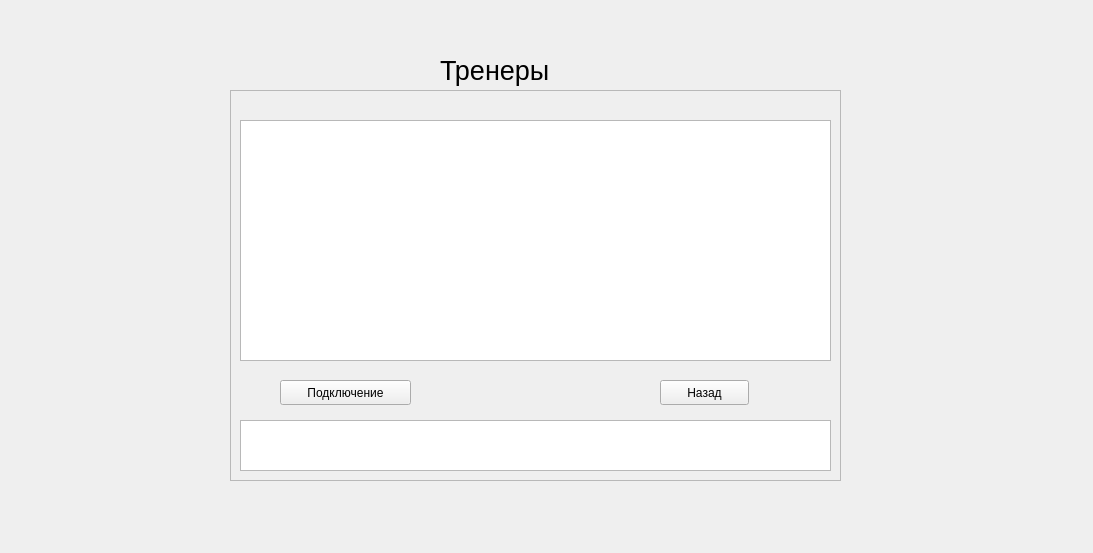
<?xml version="1.0" encoding="UTF-8"?>
<ui version="4.0">
 <class>traineru</class>
 <widget class="QWidget" name="traineru">
  <property name="geometry">
   <rect>
    <x>0</x>
    <y>0</y>
    <width>1093</width>
    <height>553</height>
   </rect>
  </property>
  <property name="windowTitle">
   <string>Form</string>
  </property>
  <widget class="QFrame" name="frame">
   <property name="geometry">
    <rect>
     <x>230</x>
     <y>90</y>
     <width>611</width>
     <height>391</height>
    </rect>
   </property>
   <property name="frameShape">
    <enum>QFrame::StyledPanel</enum>
   </property>
   <property name="frameShadow">
    <enum>QFrame::Raised</enum>
   </property>
   <widget class="QTableWidget" name="twTrainerU">
    <property name="geometry">
     <rect>
      <x>10</x>
      <y>30</y>
      <width>591</width>
      <height>241</height>
     </rect>
    </property>
   </widget>
   <widget class="QTextEdit" name="teTrainerU">
    <property name="geometry">
     <rect>
      <x>10</x>
      <y>330</y>
      <width>591</width>
      <height>51</height>
     </rect>
    </property>
   </widget>
   <widget class="QPushButton" name="btnBackU">
    <property name="geometry">
     <rect>
      <x>430</x>
      <y>290</y>
      <width>89</width>
      <height>25</height>
     </rect>
    </property>
    <property name="text">
     <string>Назад</string>
    </property>
   </widget>
   <widget class="QPushButton" name="btnConnect">
    <property name="geometry">
     <rect>
      <x>50</x>
      <y>290</y>
      <width>131</width>
      <height>25</height>
     </rect>
    </property>
    <property name="text">
     <string>Подключение</string>
    </property>
   </widget>
  </widget>
  <widget class="QLabel" name="label_5">
   <property name="geometry">
    <rect>
     <x>440</x>
     <y>50</y>
     <width>111</width>
     <height>41</height>
    </rect>
   </property>
   <property name="font">
    <font>
     <pointsize>20</pointsize>
    </font>
   </property>
   <property name="text">
    <string>Тренеры</string>
   </property>
  </widget>
 </widget>
 <resources/>
 <connections/>
</ui>
